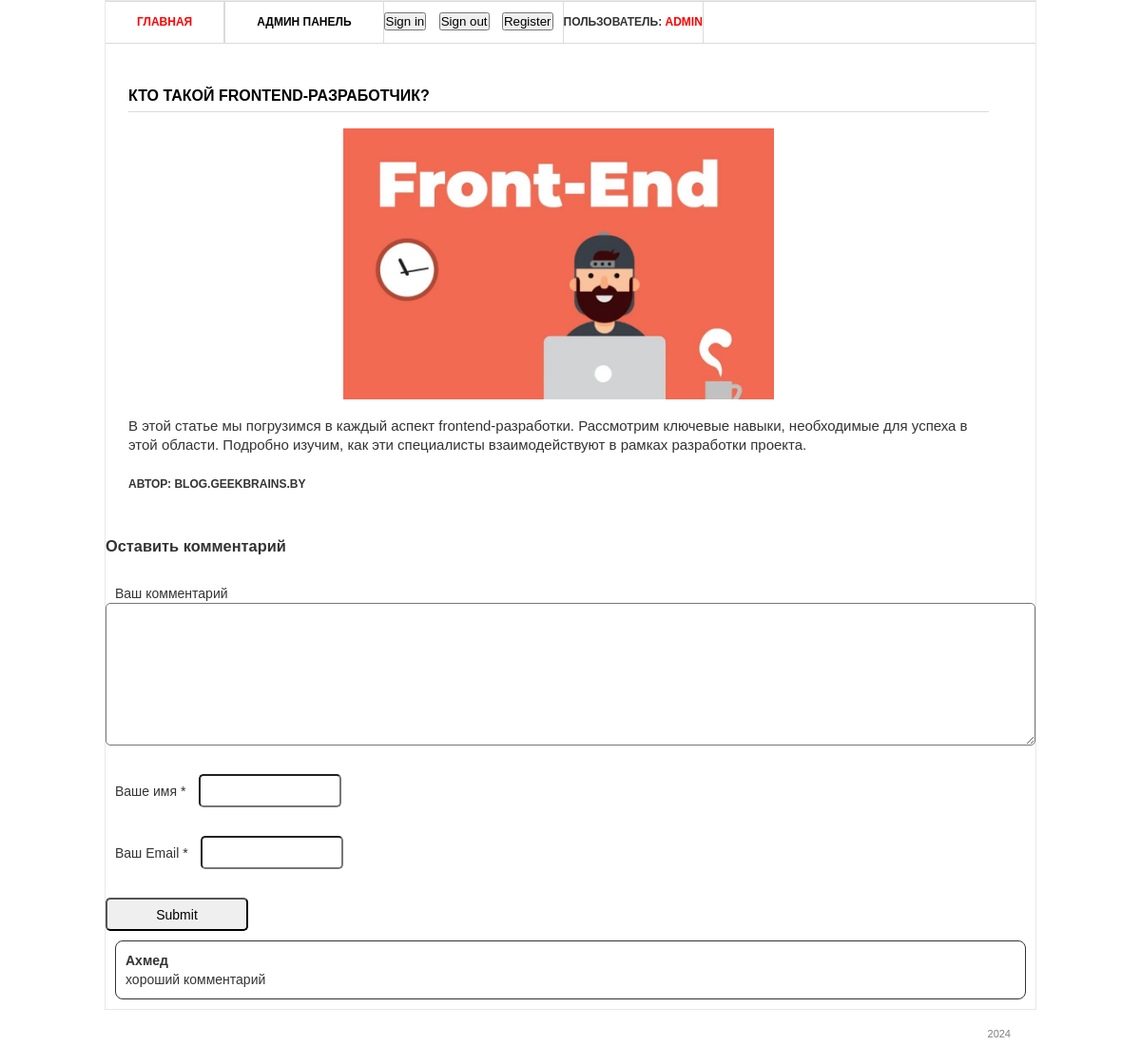
/1/ (signed in), run on the app's committed database.
### blog/models.py (models this page shows, shortened)
class Post(models.Model):
    title = models.CharField('Заголовок записи', max_length=100)
    description = models.TextField('Текст записи')
    author = models.CharField('Имя автора', max_length=100)
    date = models.DateField('Дата публикации')
    img = models.ImageField('Изображение', upload_to='image/%Y')
    class Meta:
        verbose_name = 'Запись'
        verbose_name_plural = 'Записи'

class Comments(models.Model):
    email = models.EmailField()
    name = models.CharField('Имя', max_length=50)
    text_comments = models.TextField('Текст комментария', max_length=2000)
    post = models.ForeignKey(Post, verbose_name="Публикация", on_delete=models.CASCADE)
    class Meta:
        verbose_name = 'Комментарий'
        verbose_name_plural = 'Комментарии'

### blog/views.py (the view)
# urls.py: path('<int:pk>/', views.PostDetail.as_view()),
class PostDetail(View):
    def get(self, request, pk):
        post = Post.objects.get(id=pk)
        return render(request, 'blog/blog_detail.html', {'post': post})

### templates/blog/blog_detail.html (shortened to what this page needs)
{% load static %}
<html >
<head>
	<link rel="stylesheet" href="{% static 'css/style.css' %}" type="text/css" media="all" />
</head>
<body>
<div class="shell">
	<div class="border">
		<div id="navigation">
			<ul>
			    <li><a href="/" class="active">Главная</a></li>
				<li><a href="/admin">Админ панель</a></li>
				<li>
					<div class = "d-flex">
                        <button onclick="location.href='{% url 'login' %}'" class="btn btn-outline-success" data-bs-toggle="modal" data-bs-target="#exampleModal" style="margin-right: 10px">Sign in</button>
                        <button onclick="location.href='{% url 'logout' %}'" class="btn btn-outline-danger">Sign out</button>
                        <button onclick="location.href='{% url 'register' %}'" class="btn btn-primary" data-bs-toggle="modal" data-bs-target="#ModalReg" style="margin-right: 10px; margin-left: 10px;">Register</button>
					</div>
				</li>
				<li><p>Пользователь:  <b style="color: red">{{request.user.username}}</b></p></li>
			</ul>
		</div>
		<div id="main">
			<div id="content" class="left">
				<div class="projects">
					<h3>{{ post.title }}</h3>
                  <p align="center">
                    <img src="{{ post.img.url }}" width="50%" alt="" />
                  </p>
					<div class="item">
						<div class="text left">
							<p>{{ post.description }}</p>
							<h4>Автор:  {{ post.author }}</h4>
						</div>
					</div>
				</div>
			</div>
		</div>
		<div class="form-comment">
			<h3>Оставить комментарий</h3>
			<div>
				<form action="{% url 'add_comments' post.id %}" method="post">
					<div>
						<label>Ваш комментарий</label>
						<textarea name="text_comments"> </textarea>
					</div>
					<div>
						<label> Ваше имя *</label>
						<input type="text" name="name">
					</div>
					<div>
						<label> Ваш Email *</label>
						<input type="email" name="email">
					</div>
					<div><input type="submit"></div>
				</form>
			</div>
		</div>
		<div>
			{% for comment in post.comments_set.all %}
			<div class="view-comment">
				<h4>{{ comment.name }}</h4>
				<p>
					{{ comment.text_comments }}
				</p>
			</div>
			{% endfor %}
		</div>
	</div>
	<div id="footer">
		<p class="copy right"> 2024 </p>
	</div>
</div>
</body>
</html>

### static/css/style.css (style rules this page uses)
* { margin: 0; padding: 0; outline:0; }
body { font-size: 12px; line-height: 20px; font-family: Georgia, Arial, Helvetica, Sans-Serif; color: #333; background: url() repeat 0 0; }
a { color: #ff0000; text-decoration: none; cursor:pointer; }
input, textarea, select { font-family: Arial, Helvetica, sans-serif; font-size:14px; }
textarea { overflow:auto; }
.left, .alignleft { float: left; display: inline; }
.right, .alignright { float: right; display: inline; }
.shell { width: 980px; margin: 0 auto; }
.border { border: 1px solid #e8e8e8; background: #fff; position: relative; }
#navigation { height: 43px; border-top: 1px solid #dbdbdb; border-bottom: 1px solid #dbdbdb; }
#navigation ul { list-style: none; }
#navigation ul li { float: left; height: 43px; border-right: 1px solid #dbdbdb; font-size: 12px; line-height: 43px; font-weight: bold; text-transform: uppercase; }
#navigation ul li a { float: left; height: 43px; color: #000; padding: 0 33px; }
#navigation ul li a:hover, #navigation ul li a.active { color: #ff0000; text-decoration: none; }
#main { width: 932px; padding: 37px 24px 17px 24px; }
#main h3 { font-size: 16px; line-height: 15px; color: #000; text-transform: uppercase; border-bottom: 1px solid #dbdbdb; padding: 0 0 9px 0; }
#content { width: 905px; }
.projects { padding: 10px 0 0 0; }
.projects h3 { margin: 0 0 17px 0; }
.projects .item { margin: 0 0 28px 0; }
.projects .text { width: 100%; margin-top: 2%; }
.projects .text h4 { font-size: 12px; font-weight: 600; margin-top: 2%; line-height: 15px; color: #333; text-transform: uppercase; padding: 3px 0 2px 0; }
.projects .text p { padding: 0 0 3px 0; font-size: 15px; }
#footer { font-family: Arial, sans-serif; font-size: 11px; line-height: 14px; color: #7f7f7f; padding: 18px 27px 20px 38px; }
.form-comment { font-size: 14px; }
.form-comment label { margin: 10px 10px; }
.form-comment input { border-radius: 5px; padding: 5px; height: 35px; width: 150px; }
.form-comment textarea { border-radius: 5px; padding: 15px; height: 150px; width: 100%; resize: vertical; }
.form-comment div div { margin-top: 30px; }
.view-comment { padding: 10px; margin: 10px; font-size: 14px; border-radius: 8px; border: #333333 1px solid; }

### data on the page
Post: title "КТО ТАКОЙ FRONTEND-РАЗРАБОТЧИК?", img (picture), description "В этой статье мы погрузимся в каждый аспект frontend-разработки. Рассмотрим ключевые навыки, необходимые для успеха в этой области. Подробно изучим, как эти специалисты взаимодействуют в рамках разработки проекта.", author "BLOG.GEEKBRAINS.BY"
Comments: name "Ахмед", text_comments "хороший комментарий"

### other printed values
{{ request.user.username }} "ADMIN"
